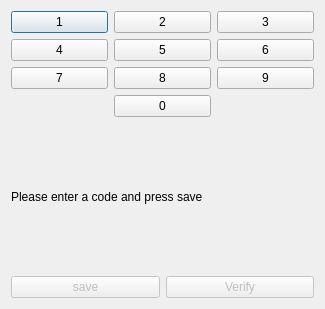
<?xml version="1.0" encoding="UTF-8"?>
<ui version="4.0">
 <class>Dialog</class>
 <widget class="QDialog" name="Dialog">
  <property name="geometry">
   <rect>
    <x>0</x>
    <y>0</y>
    <width>325</width>
    <height>309</height>
   </rect>
  </property>
  <property name="windowTitle">
   <string>Dialog</string>
  </property>
  <layout class="QVBoxLayout" name="verticalLayout">
   <item>
    <layout class="QGridLayout" name="gridLayout">
     <item row="0" column="0">
      <widget class="QPushButton" name="btnOne">
       <property name="text">
        <string>1</string>
       </property>
      </widget>
     </item>
     <item row="0" column="1">
      <widget class="QPushButton" name="btnTwo">
       <property name="text">
        <string>2</string>
       </property>
      </widget>
     </item>
     <item row="0" column="2">
      <widget class="QPushButton" name="btnThree">
       <property name="text">
        <string>3</string>
       </property>
      </widget>
     </item>
     <item row="1" column="0">
      <widget class="QPushButton" name="btnFour">
       <property name="text">
        <string>4</string>
       </property>
      </widget>
     </item>
     <item row="1" column="1">
      <widget class="QPushButton" name="btnFive">
       <property name="text">
        <string>5</string>
       </property>
      </widget>
     </item>
     <item row="1" column="2">
      <widget class="QPushButton" name="btnSix">
       <property name="text">
        <string>6</string>
       </property>
      </widget>
     </item>
     <item row="2" column="0">
      <widget class="QPushButton" name="btnSever">
       <property name="text">
        <string>7</string>
       </property>
      </widget>
     </item>
     <item row="2" column="1">
      <widget class="QPushButton" name="btnEight">
       <property name="text">
        <string>8</string>
       </property>
      </widget>
     </item>
     <item row="2" column="2">
      <widget class="QPushButton" name="btnNine">
       <property name="text">
        <string>9</string>
       </property>
      </widget>
     </item>
     <item row="3" column="1">
      <widget class="QPushButton" name="btnZero">
       <property name="text">
        <string>0</string>
       </property>
      </widget>
     </item>
    </layout>
   </item>
   <item>
    <widget class="QLabel" name="lblNotify">
     <property name="text">
      <string>Please enter a code and press save</string>
     </property>
    </widget>
   </item>
   <item>
    <layout class="QHBoxLayout" name="horizontalLayout">
     <item>
      <widget class="QPushButton" name="btnSave">
       <property name="enabled">
        <bool>false</bool>
       </property>
       <property name="text">
        <string>save</string>
       </property>
      </widget>
     </item>
     <item>
      <widget class="QPushButton" name="btnVerify">
       <property name="enabled">
        <bool>false</bool>
       </property>
       <property name="text">
        <string>Verify</string>
       </property>
      </widget>
     </item>
    </layout>
   </item>
  </layout>
 </widget>
 <resources/>
 <connections/>
</ui>
